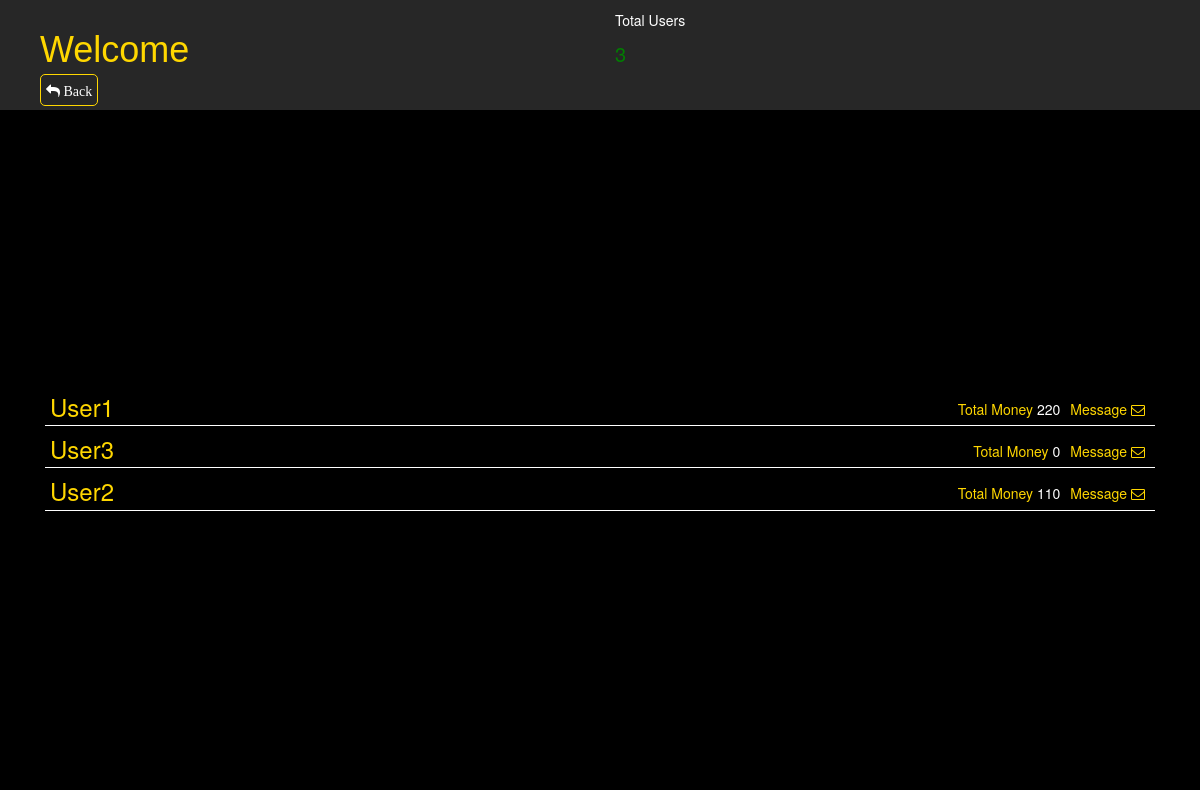
Screenshot of /users with the database file from the repository.
### App/models.py (models this page shows, shortened)
class Users(AbstractUser):
    username = models.CharField(max_length=100, blank=True, null=True, unique=True) # ForeignKey(User, on_delete=models.CASCADE, null=True)
    date_joined = models.DateTimeField(verbose_name="date joined", auto_now_add=True)
    last_login = models.DateTimeField(verbose_name="last login", auto_now=True)
    total = models.IntegerField(default=0, null=True)
    bonus = models.IntegerField(default=0, null=True)
    percentage = models.IntegerField(default=0, null=True)
    money = models.IntegerField(default=0, null=True)
    number = models.IntegerField(default=0, null=True)
    pin = models.IntegerField(default=0, null=True)
    picture = models.ImageField(upload_to='pics',)
    block = models.BooleanField(default=False)
    country = models.CharField(max_length=100)
    city = models.CharField(max_length=100)
    address = models.TextField()
    gender = models.CharField(max_length=10)
    occupation = models.CharField(max_length=100)

### App/views.py (the view)
# urls.py: path('users', views.users, name='users'),
def users(request):
    users = Users.objects.filter(is_superuser=False).order_by('-id')
    context = {
        'users': users,
    }
    return render(request, 'users.html', context)

### templates/users.html (shortened to what this page needs)
{% load static %}
<!DOCTYPE html>
<html lang="en">
<head>
    <link rel="stylesheet" href="{% static 'bootstrap/css/bootstrap.min.css' %}">
    <link rel="stylesheet" href="{% static 'font-awesome/css/font-awesome.min.css' %}">
    <link rel="stylesheet" href="{% static 'css/css.css' %}">
    <link rel="stylesheet" href="{% static 'css/media.css' %}">
    <link rel="stylesheet" href="{% static 'js/jquery-3.7.0.js' %}">
    <link rel="stylesheet" href="{% static 'js/js.js' %}">
</head>
<body>
    <div class="">
        <div class="col-md-12 dashboard">
            <div class="col-md-12">
                <div class="col-md-6">
                    <h1>
                        Welcome {{request.users}}
                    </h1>
                    <div>
                        <a href="{% url 'adminpage' %}" style="color: white; border: 1px solid gold; border-radius: 5px; padding: 5px;">
                            <i class="fa fa-mail-reply"> Back</i>
                        </a>
                    </div>
                </div>
                <div class="col-md-6 picture">
                    <p style="color: white;">
                        Total Users
                    </p>
                    <p style="color: green; font-size: 2rem;">
                        {{users.count}}
                    </p>
                </div>
            </div>
        </div>
        <div class="col-md-12 profilebody">
            <div class="col-md-12 profilebody1">
                {% for users in users %}
                    <div class="user">
                        <div style="float: right; color: gold;margin:5px;">
                            <span>
                                <a href="{% url 'message' %}" style="color: gold;">
                                    Message
                                    <i class="fa fa-envelope-o"></i>
                                </a>
                            </span>
                        </div>
                        <div style="float: right; color: gold;margin:5px;">
                            Total Money <span style="color: white;"> {{users.total}} </span>
                        </div>
                        <a href="{% url 'user' users.id %}">
                            <h3>
                                {{users.username}}
                            </h3>
                        </a>
                    </div>
                {% endfor %}
            </div>
        </div>
    </div>
</body>
</html>

### static/css/css.css (style rules this page uses)
* { padding: 0px; margin: 0px; box-sizing: border-box; }
.dashboard { background-color: rgb(39, 39, 39); padding: 10px; }
.dashboard h1 { color: gold; font-weight: lighter; font-family: sans-serif; text-transform: capitalize; }
.profilebody { background-color: black; padding: 20px; height: 100%; }
.profilebody1 { padding: 20px; height: 80vh; padding: 20px; align-content: center; color: white; overflow-y: scroll; }
.user { border-bottom: 1px solid white; margin: 5px; padding: 5px; }
.user span { color: rgb(73, 73, 73); text-transform: capitalize; }
.user h3 { color: gold; text-transform: capitalize; margin: 0px; }
.user a h3 { color: gold; }

### rows the page displays
Users: total "220", username "User1"
Users: total "0", username "User3"
Users: total "110", username "User2"

### other values shown
{{ users.count }} "3"
